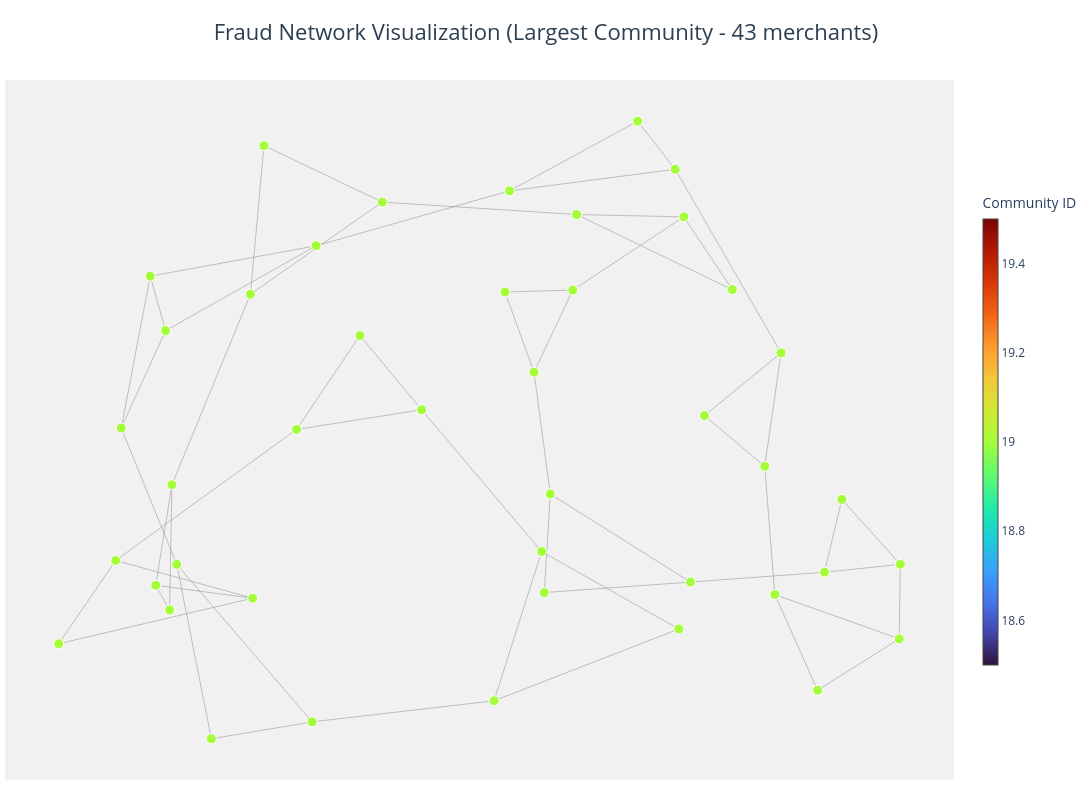

The cell this chart's notebook holds for it:
### Code cell
import pandas as pd
import numpy as np
import networkx as nx
import plotly.graph_objects as go
from community import community_louvain


print("Loading merchant data and edges...")
df = pd.read_csv("merchant_synthetic_100k.csv")
edges = pd.read_csv("merchant_edges.csv")

print(f"Total merchants: {len(df)}")
print(f"Total edges: {len(edges)}")

fraud_merchants = set(df[df["is_fraud"] == 1]["merchant_id"].tolist())
print(f"Fraud merchants: {len(fraud_merchants)}")


fraud_edges = edges[
    (edges["merchant_A"].isin(fraud_merchants)) & 
    (edges["merchant_B"].isin(fraud_merchants))
].copy()

print(f"Edges between fraud merchants: {len(fraud_edges)}")

print("\nBuilding fraud network graph...")

G = nx.Graph()
G.add_nodes_from(fraud_merchants)


for _, row in fraud_edges.iterrows():
    G.add_edge(
        row["merchant_A"], 
        row["merchant_B"], 
        weight=row["weight"],
        reason=row["reason"]
    )

print(f"Graph nodes: {G.number_of_nodes()}")
print(f"Graph edges: {G.number_of_edges()}")

print("\nDetecting communities using Louvain algorithm...")

partition = community_louvain.best_partition(G, weight="weight")
nx.set_node_attributes(G, partition, "community")

print(f"Communities detected: {len(set(partition.values()))}")


from collections import Counter

comm_counts = Counter(partition.values())
largest_comm = comm_counts.most_common(1)[0][0]
comm_size = comm_counts.most_common(1)[0][1]

print(f"\nLargest community ID: {largest_comm}")
print(f"Largest community size: {comm_size} merchants")

sub_nodes = [n for n, c in partition.items() if c == largest_comm]
H = G.subgraph(sub_nodes).copy()

print(f"Subgraph: {H.number_of_nodes()} nodes, {H.number_of_edges()} edges")


print("\nCalculating node positions (spring layout)...")

pos = nx.spring_layout(H, seed=42, weight="weight", iterations=50, k=0.5)


x_nodes = [pos[n][0] for n in H.nodes()]
y_nodes = [pos[n][1] for n in H.nodes()]


edge_x, edge_y = [], []
for edge in H.edges():
    x0, y0 = pos[edge[0]]
    x1, y1 = pos[edge[1]]
    edge_x += [x0, x1, None]
    edge_y += [y0, y1, None]

edge_trace = go.Scatter(
    x=edge_x,
    y=edge_y,
    mode="lines",
    hoverinfo="none",
    line=dict(width=0.5, color="#888888"),
    name="Edges"
)


node_trace = go.Scatter(
    x=x_nodes,
    y=y_nodes,
    mode="markers",
    hoverinfo="text",
    marker=dict(
        showscale=True,
        colorscale="Turbo",
        color=[partition[n] for n in H.nodes()],
        size=10,
        line=dict(width=1, color="white"),
        colorbar=dict(
            title=dict(text="Community ID"),
            thickness=15,
            len=0.7
        )
    ),
    text=[f"Merchant: {n}<br>Community: {partition[n]}" for n in H.nodes()],
    name="Merchants"
)


fig = go.Figure(
    data=[edge_trace, node_trace],
    layout=go.Layout(
        title=dict(
            text=f"Fraud Network Visualization (Largest Community - {comm_size} merchants)",
            font=dict(size=22, color="#2c3e50"),
            x=0.5,
            xanchor="center"
        ),
        showlegend=False,
        hovermode="closest",
        margin=dict(b=20, l=5, r=5, t=80),
        plot_bgcolor="rgba(240, 240, 240, 0.9)",
        xaxis=dict(showgrid=False, zeroline=False, showticklabels=False),
        yaxis=dict(showgrid=False, zeroline=False, showticklabels=False),
        width=1200,
        height=800
    )
)

fig.show()


print("\n" + "="*60)
print("COMMUNITY STATISTICS")
print("="*60)

all_communities = sorted(set(partition.values()))
for comm_id in all_communities[:10]:  # Top 10 communities
    comm_merchants = [n for n, c in partition.items() if c == comm_id]
    comm_edges = H.subgraph(comm_merchants).number_of_edges() if len(comm_merchants) > 1 else 0
    print(f"Community {comm_id}: {len(comm_merchants)} merchants, {comm_edges} edges")


print("\n" + "="*60)
print("Saving community analysis...")
print("="*60)


community_data = []
for merchant_id, comm_id in partition.items():
    community_data.append({
        'merchant_id': merchant_id,
        'community_id': comm_id
    })

comm_df = pd.DataFrame(community_data)
comm_df.to_csv("merchant_communities.csv", index=False)
print("✓ Saved: merchant_communities.csv")


largest_comm_df = pd.DataFrame({'merchant_id': sub_nodes})
largest_comm_df = largest_comm_df.merge(
    df[['merchant_id', 'merchant_tier', 'merchant_category', 'is_kyc_verified', 'avg_txn_value', 'chargeback_rate']],
    on='merchant_id'
)
largest_comm_df.to_csv("largest_fraud_community_merchants.csv", index=False)
print("✓ Saved: largest_fraud_community_merchants.csv")

print("\n✓ FRAUD NETWORK VISUALIZATION COMPLETE")

### Figure 1 — Plotly figure (JSON) as saved in the notebook; plotly's stock layout.template omitted (floating-point values rounded to 4 significant figures; data arrays with more than 128 entries replaced by an {"elided": "..."} marker saying what was removed)
{"data": [{"hoverinfo": "none", "line": {"color": "#888888", "width": 0.5}, "mode": "lines", "name": "Edges", "type": "scatter", "x": {"elided": "174 float values"}, "y": {"elided": "174 float values"}}, {"hoverinfo": "text", "marker": {"color": [19, 19, 19, 19, 19, 19, 19, 19, 19, 19, 19, 19, 19, 19, 19, 19, 19, 19, 19, 19, 19, 19, 19, 19, 19, 19, 19, 19, 19, 19, 19, 19, 19, 19, 19, 19, 19, 19, 19, 19, 19, 19, 19], "colorbar": {"len": 0.7, "thickness": 15, "title": {"text": "Community ID"}}, "colorscale": [[0, "#30123b"], [0.07143, "#4145ab"], [0.1429, "#4675ed"], [0.2143, "#39a2fc"], [0.2857, "#1bcfd4"], [0.3571, "#24eca6"], [0.4286, "#61fc6c"], [0.5, "#a4fc3b"], [0.5714, "#d1e834"], [0.6429, "#f3c63a"], [0.7143, "#fe9b2d"], [0.7857, "#f36315"], [0.8571, "#d93806"], [0.9286, "#b11901"], [1, "#7a0402"]], "line": {"color": "white", "width": 1}, "showscale": true, "size": 10}, "mode": "markers", "name": "Merchants", "text": ["Merchant: M_28761<br>Community: 19", "Merchant: M_51035<br>Community: 19", "Merchant: M_84666<br>Community: 19", "Merchant: M_55422<br>Community: 19", "Merchant: M_65619<br>Community: 19", "Merchant: M_81614<br>Community: 19", "Merchant: M_88290<br>Community: 19", "Merchant: M_79940<br>Community: 19", "Merchant: M_64650<br>Community: 19", "Merchant: M_18178<br>Community: 19", "Merchant: M_50614<br>Community: 19", "Merchant: M_49084<br>Community: 19", "Merchant: M_57653<br>Community: 19", "Merchant: M_20820<br>Community: 19", "Merchant: M_73811<br>Community: 19", "Merchant: M_69417<br>Community: 19", "Merchant: M_91186<br>Community: 19", "Merchant: M_28179<br>Community: 19", "Merchant: M_26258<br>Community: 19", "Merchant: M_70736<br>Community: 19", "Merchant: M_8802<br>Community: 19", "Merchant: M_68249<br>Community: 19", "Merchant: M_3872<br>Community: 19", "Merchant: M_41485<br>Community: 19", "Merchant: M_83486<br>Community: 19", "Merchant: M_66947<br>Community: 19", "Merchant: M_43272<br>Community: 19", "Merchant: M_10768<br>Community: 19", "Merchant: M_35813<br>Community: 19", "Merchant: M_2335<br>Community: 19", "Merchant: M_11292<br>Community: 19", "Merchant: M_44846<br>Community: 19", "Merchant: M_80401<br>Community: 19", "Merchant: M_70643<br>Community: 19", "Merchant: M_6874<br>Community: 19", "Merchant: M_12450<br>Community: 19", "Merchant: M_65968<br>Community: 19", "Merchant: M_61136<br>Community: 19", "Merchant: M_18547<br>Community: 19", "Merchant: M_91900<br>Community: 19", "Merchant: M_86631<br>Community: 19", "Merchant: M_6856<br>Community: 19", "Merchant: M_22538<br>Community: 19"], "type": "scatter", "x": [-0.8483, -0.5364, -0.4324, 0.1311, 0.3768, -0.7165, 0.03623, -0.9966, 0.8613, 0.07284, -0.743, 0.5355, 0.82, -0.7663, 0.9975, 0.8039, -0.1355, 1, -0.3953, 0.1492, 0.2229, -0.7793, 0.6784, -0.728, -0.7334, 0.4661, 0.0622, -0.2819, -0.8615, -0.3858, -0.2289, 0.4747, -0.5417, 0.2321, -0.5096, 0.6014, 0.1696, 0.7171, 0.1554, 0.5022, 0.4865, -0.6345, 0.7023], "y": [0.04895, -0.4613, 0.04458, 0.2163, 0.9686, -0.36, -0.7689, -0.5979, -0.1651, 0.76, 0.3409, 0.08615, -0.3835, -0.4227, -0.5832, -0.7375, 0.1035, -0.3598, -0.832, -0.3216, 0.4623, 0.504, -0.06605, -0.1213, -0.4966, 0.8246, 0.4566, 0.3261, -0.3482, 0.5952, 0.7262, -0.5536, 0.45, 0.6888, 0.8955, 0.4638, -0.1488, 0.2741, -0.4445, -0.413, 0.682, -0.8827, -0.4504]}], "layout": {"height": 800, "hovermode": "closest", "margin": {"b": 20, "l": 5, "r": 5, "t": 80}, "plot_bgcolor": "rgba(240, 240, 240, 0.9)", "showlegend": false, "title": {"font": {"color": "#2c3e50", "size": 22}, "text": "Fraud Network Visualization (Largest Community - 43 merchants)", "x": 0.5, "xanchor": "center"}, "width": 1200, "xaxis": {"showgrid": false, "showticklabels": false, "zeroline": false}, "yaxis": {"showgrid": false, "showticklabels": false, "zeroline": false}}}
